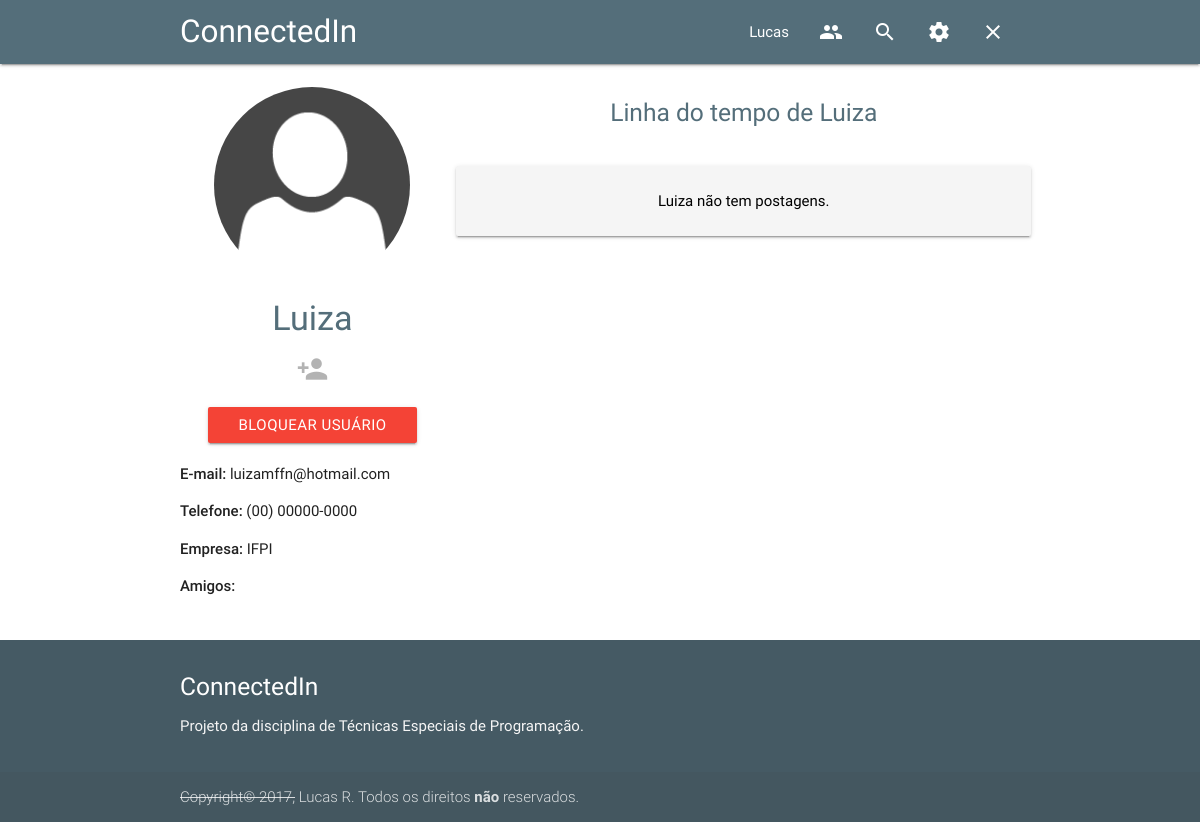
The app's page /perfil/2 (signed in) with its own data.
### perfis/models.py (models this page shows, shortened)
class Perfil(models.Model):
  QUESTOES = (
    (1, "Qual o ano de nascimento do seu pai?"),
    (2, "Qual o nome do seu animal de estimação?"),
    (3, "Onde você nasceu?"),
    (4, "Como é o nome da sua mãe?"),
  )
  nome = models.CharField(max_length=255, null=False)
  telefone = models.CharField(max_length=255, null=False)
  nome_empresa = models.CharField(max_length=255, null=False)
  amigos = models.ManyToManyField('self')
  bloqueados = models.ManyToManyField('self')
  usuario = models.OneToOneField(User, related_name='perfil')
  foto = models.ImageField(upload_to='avatars/', default='avatars/default.png', null=True)
  questao = models.CharField(max_length=1, null=False, choices=QUESTOES, default=1)
  resposta = models.CharField(max_length=128, null=False)
  desativado = models.BooleanField(default=False)
  @property
  def email(self):
    return self.usuario.email
  def obter_postagens(self):
    return Postagem.objects.filter(perfil=self, visibilidade=True).distinct().order_by('-data_edicao')

### perfis/views.py (the view)
# urls.py: url(r'^perfil/(?P<perfil_id>\d+)$', views.perfil, name='perfil'),
@login_required
def perfil(request, perfil_id):
  perfil = Perfil.objects.get(id=perfil_id)
  is_friend = perfil in get_perfil_logado(request).amigos.all()
  requesting = False
  requested = False
  blocked = False
  blocking = False
  try:
    if get_perfil_logado(request) == perfil.convites_recebidos.get(solicitante=get_perfil_logado(request)).solicitante:
      requesting = True
      convite = perfil.convites_recebidos.get(solicitante=get_perfil_logado(request))
  except:
    requesting = False
    convite = Convite()
  try:
    if perfil == get_perfil_logado(request).convites_recebidos.get(solicitante=perfil).solicitante:
      requested = True
      convite = get_perfil_logado(request).convites_recebidos.get(solicitante=perfil)
  except:
    requested = False
    convite = Convite()
  try:
    if get_perfil_logado(request) == perfil.bloqueios_feitos.get(solicitante=perfil, bloqueado=get_perfil_logado(request)).bloqueado:
      blocked = True
  except:
    blocked = False
  try:
    if perfil == get_perfil_logado(request).bloqueios_feitos.get(solicitante=get_perfil_logado(request), bloqueado=perfil).bloqueado:
      blocking = True
  except:
    blocking = False
  return render(request, 'perfil.html', {'perfil': perfil, 'perfil_logado': get_perfil_logado(request), 'is_friend': is_friend, 'requesting': requesting, 'requested': requested, 'convite': convite, 'blocked': blocked, 'blocking': blocking})

### perfis/views.py (called while the page is built)
@login_required
def get_perfil_logado(request):
  return request.user.perfil

### perfis/templates/perfil.html (shortened to what this page needs)
{% extends 'base.html' %}
{% block content %}
<br>
<div class="row">
  <div class="col s12 m4 l4">
    <div class="center">
      <img class="circle" src="{{ perfil.foto.url }}" width="196" height="196">
    </div>
    <h4 class="header center main-text">{{ perfil.nome }} </h4>
    {% if perfil_logado.id != perfil.id %}
      <div class="row center">
        {% if is_friend %}
          <a class="waves-effect waves-light btn-flat main-text tooltipped btn-convite" data-position="bottom" data-delay="50" data-tooltip="Remover amizade" href="{% url 'remover_amizade' perfil.id%}"><i class="material-icons" style="font-size:32">person_outline</i></a>
        {% elif requesting %}
          <a class="waves-effect waves-light btn-flat disabled tooltipped btn-convite" data-position="bottom" data-delay="50" data-tooltip="Solicitação enviada" href="{% url 'convidar' perfil.id%}"><i class="material-icons" style="font-size:32">person_add</i></a>
        {% else %}
          <a class="waves-effect waves-light btn main-color tooltipped btn-convite" data-position="bottom" data-delay="50" data-tooltip="Adicionar aos amigos" href="{% url 'convidar' perfil.id%}"><i class="material-icons" style="font-size:32">person_add</i></a>
        {% endif %}
      </div>
      <div class="row center">
        {% if blocking %}
          <a class="waves-effect waves-light btn red" href="{% url 'desbloquear' perfil.id%}">Desbloquear usuário</a>
        {% else %}
          <a class="waves-effect waves-light btn red" href="{% url 'bloquear' perfil.id%}">Bloquear usuário</a>
        {% endif %}
      </div>
    {% endif %}
    <p><strong>E-mail: </strong>{{ perfil.email }}</p>
    <p><strong>Telefone: </strong>{{ perfil.telefone }}</p>
    <p><strong>Empresa: </strong>{{ perfil.nome_empresa }}</p>
    <strong>Amigos:</strong>
    <br>
  </div>
  <div class="col s12 m8 l8">
    {% if not blocked %}
      <h5 class="header center main-text">Linha do tempo de {{ perfil.nome }}</h5>
      <br>
      {% if perfil.obter_postagens %}
        {% for postagem in perfil.obter_postagens %}
          <div class="card-panel grey lighten-4 black-text">
            {% if perfil_logado.id == perfil.id %}
              <a href="{% url 'apagar_postagem' postagem.id %}" class="btn-flat waves-effect waves-light red-text right btn-convite tooltipped" data-position="bottom" data-delay="50" data-tooltip="Apagar postagem"><i class="material-icons">delete</i></a>
            {% endif %}
            <div class="row">
              <div class="col">
                <a href="{% url 'perfil' postagem.perfil.id %}">
                  <img class="circle" src="{{ postagem.perfil.foto.url }}" width="64" height="64">
                </a>
              </div>
              <a href="{% url 'perfil' postagem.perfil.id %}">
                <h6 class="profile-title">{{ postagem.perfil.nome }}</h6>
              </a>
              <a class="post-date">{{ postagem.data_edicao }}</a>
              <br>
              <p>{{ postagem.conteudo }}</p>
              <img src="{{ post.imagem }}"/>
            </div>
          </div>
        {% endfor %}
      {% else %}
        <div class="row center">
          <div class="card grey lighten-4">
            <div class="card-content black-text">
              <p>{{ perfil.nome }} não tem postagens.</p>
            </div>
          </div>
        </div>
      {% endif %}
    {% endif %}
  </div>
</div>
<br>
{% endblock %}

### perfis/templates/base.html (shortened to what this page needs)
{% load staticfiles %}
<html lang="pt-br">
  <head>
    <link href="{% static 'css/materialize.css' %}" type="text/css" rel="stylesheet" media="screen,projection"/>
    <link href="{% static 'css/style.css' %}" type="text/css" rel="stylesheet" media="screen,projection"/>
  </head>
  <body>
    <nav class="blue-grey darken-1" role="navigation">
      <div class="nav-wrapper container">
        <a id="logo-container" href="/" class="brand-logo">ConnectedIn</a>
        <ul class="right hide-on-med-and-down">
          <li><a href="{% url 'perfil' perfil_logado.id %}">{{ perfil_logado.nome }}</a></li>
          <li>
            <a class="dropdown-button valign-wrapper" data-activates="dropdownConvites">
              <i class="material-icons">people</i>
            </a>
          </li>
          <li><a href="{% url 'buscar' %}" class="tooltipped" data-position="bottom" data-delay="50" data-tooltip="Buscar usuários"><i class="material-icons">search</i></a></li>
          <li><a class="dropdown-button tooltipped" data-position="bottom" data-delay="50" data-tooltip="Configurações" data-activates="dropdownConfig"><i class="material-icons">settings</i></a></li>
          <li><a href="{% url 'logout' %}" class="tooltipped" data-position="bottom" data-delay="50" data-tooltip="Logout"><i class="material-icons">close</i></a></li>
        </ul>
      </div>
    </nav>
    <div class="container">
      {% block content %}
      {% endblock %}
    </div>
    <footer class="page-footer blue-grey darken-2">
      <div class="container">
        <div class="row">
          <div class="col">
            <h5 class="white-text">ConnectedIn</h5>
            <p class="grey-text text-lighten-4">Projeto da disciplina de Técnicas Especiais de Programação.</p>
          </div>
        </div>
      </div>
      <div class="footer-copyright">
        <div class="container">
          <strike>Copyright© 2017,</strike> Lucas R. Todos os direitos <b>não</b> reservados.
        </div>
      </div>
    </footer>
  </body>
</html>

### perfis/static/css/style.css (style rules this page uses)
.main-text { color: #546e7a !important; }
.btn-convite { border: none; border-radius: 2px; display: inline-block; height: 36px; line-height: 36px; padding: 0 1rem; text-transform: uppercase; vertical-align: middle; -webkit-tap-highlight-color: transparent; }

### records on screen
Perfil: nome "Lucas"
Perfil: foto (placeholder picture), nome "Luiza", email "luizamffn@hotmail.com", telefone "(00) 00000-0000", nome_empresa "IFPI"
